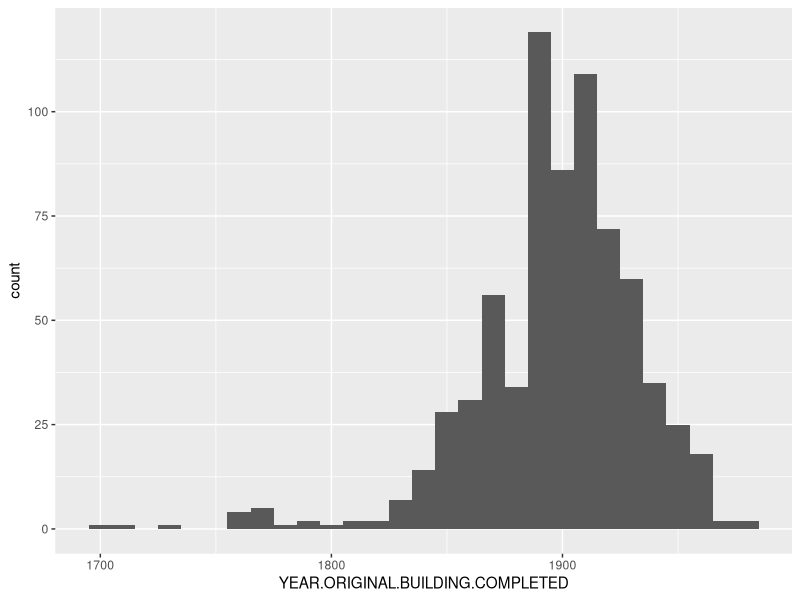
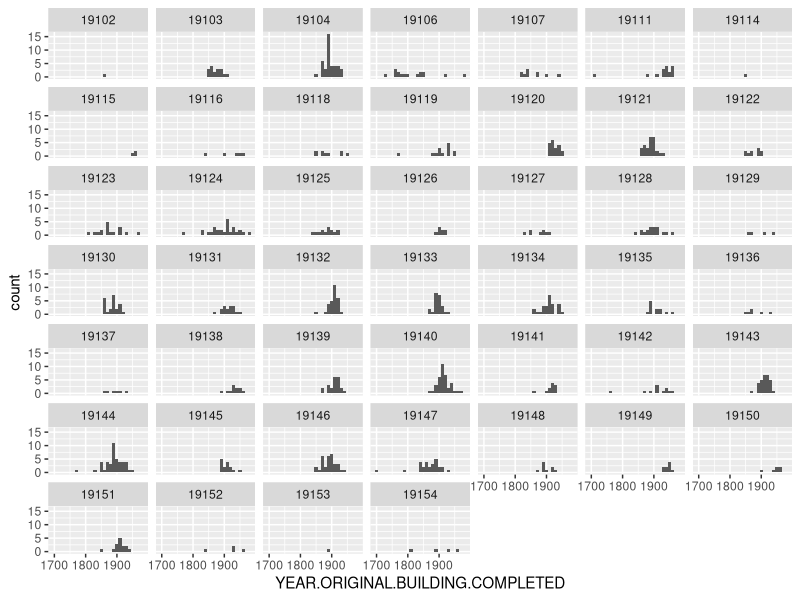
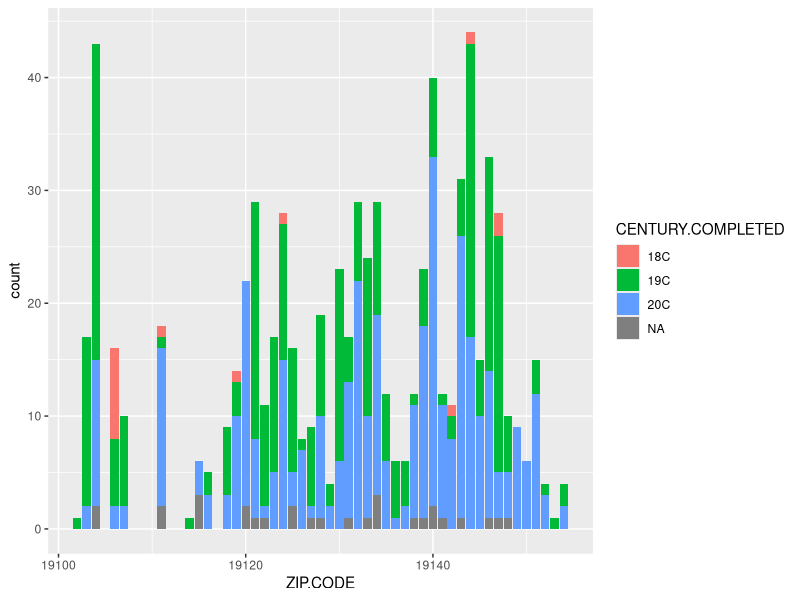
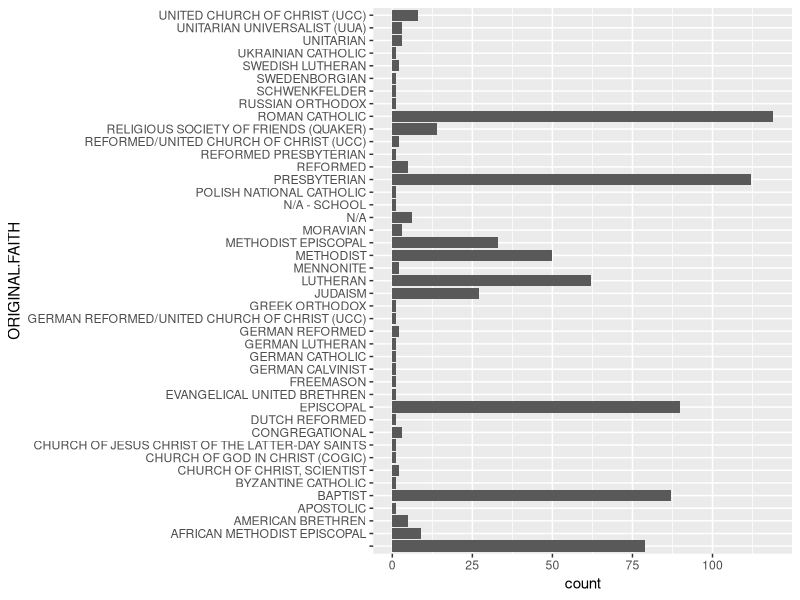
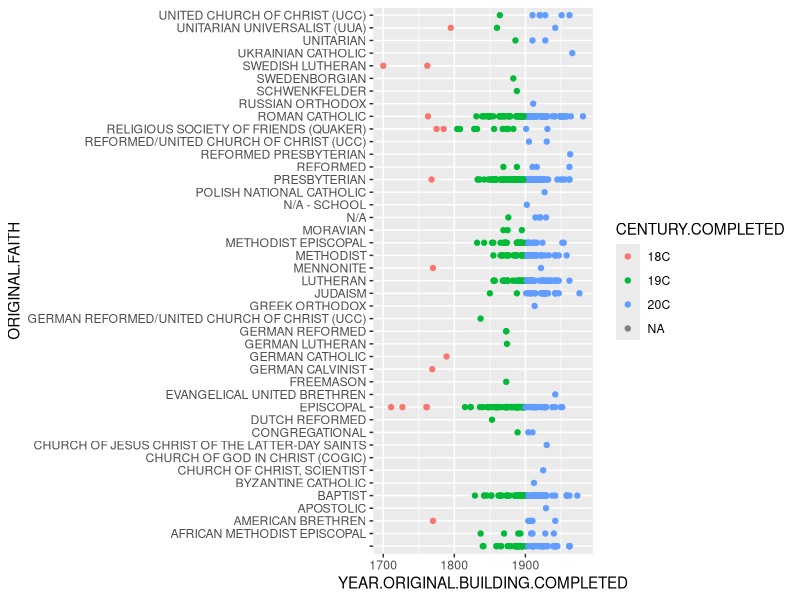
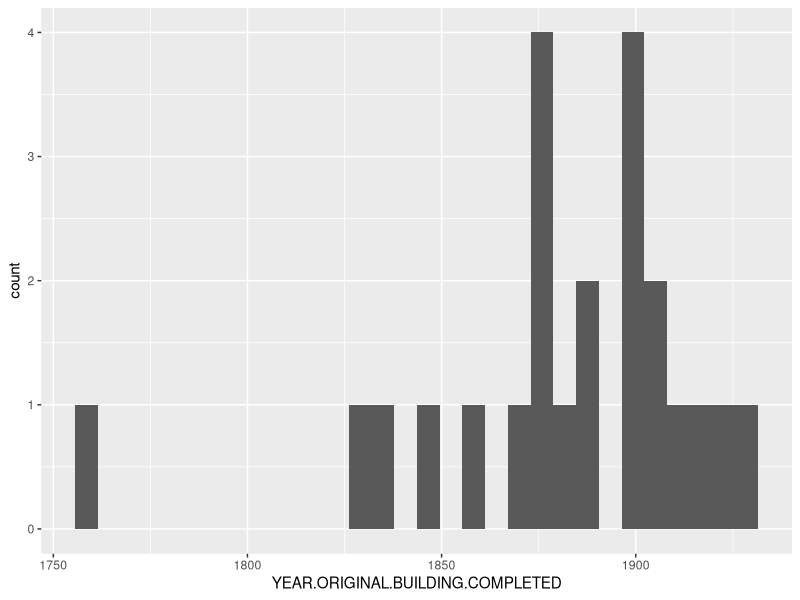
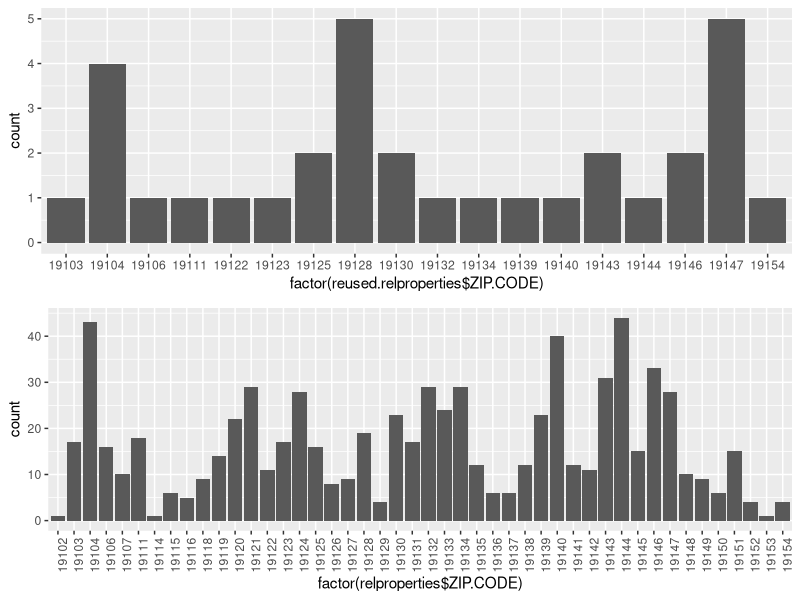
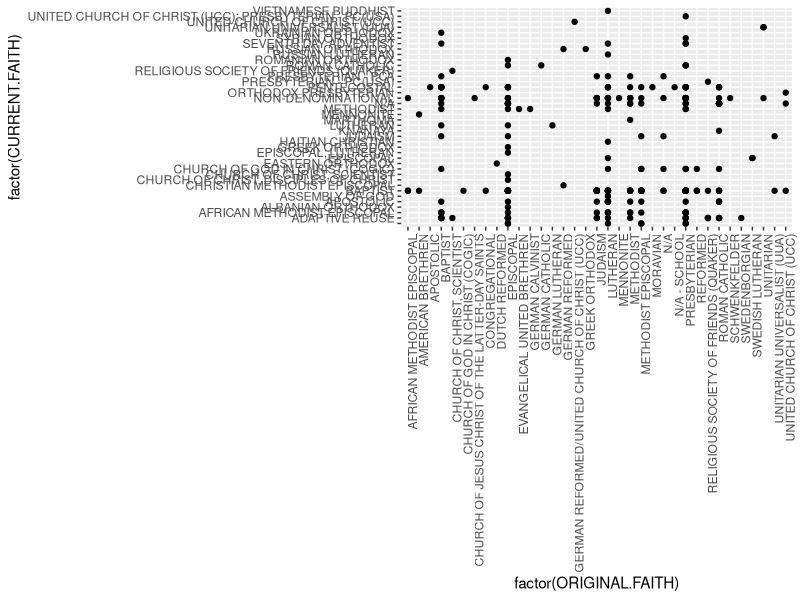

Source code (R) for these figures, in order:
## ---- chunk 1
library(dplyr)
library(tidyr)
library(ggplot2)
library(gridExtra)
## ---- chunk 2
properties <- read.csv('ReligiousProperties_coded.csv')
## ---- chunk 3
#adds a century completed column
properties$CENTURY.COMPLETED <- cut(properties$YEAR.ORIGINAL.BUILDING.COMPLETED, 
                                    c(1699, 1799, 1899, 1999))
properties$CENTURY.COMPLETED <- as.character(properties$CENTURY.COMPLETED)

properties$CENTURY.COMPLETED[properties$CENTURY.COMPLETED == 
                               '(1.8e+03,1.9e+03]'] <- '19C'
properties$CENTURY.COMPLETED[properties$CENTURY.COMPLETED == 
                               '(1.9e+03,2e+03]'] <- '20C'
properties$CENTURY.COMPLETED[properties$CENTURY.COMPLETED == 
                               '(1.7e+03,1.8e+03]'] <- '18C'

## ---- chunk 4
clean.properties <- subset(properties, select = c('CENTURY.COMPLETED', 'CURRENT.CONGREGATION', 'ZIP.CODE', 'YEAR.ORIGINAL.BUILDING.COMPLETED', 'Phila.Register..District.', 'National.Register..Ind.', 
                                              'National.Register..District.'))

## ---- chunk 5
summary(clean.properties$YEAR.ORIGINAL.BUILDING.COMPLETED)

## ---- chunk 6
# Histogram of buildings completed across all years. 
ggplot(aes(x=YEAR.ORIGINAL.BUILDING.COMPLETED), data=clean.properties) +
  geom_histogram(binwidth=10) 
## ---- chunk 7

#Histogram of buildings completed broken down by zipcode
ggplot(aes(x=YEAR.ORIGINAL.BUILDING.COMPLETED), data=clean.properties) +
  geom_histogram(binwidth=10) +
  facet_wrap(~ZIP.CODE)
## ---- chunk 8
#FIGURE OUT HOW TO HAVE EACH ZIP REPRESENTED BY A BAR
ggplot(aes(x=ZIP.CODE), 
       data=clean.properties) +
  geom_bar(aes(fill=CENTURY.COMPLETED)) 

## ---- chunk 9
relproperties <- subset(properties, select = c('CENTURY.COMPLETED', 'ZIP.CODE', 'YEAR.ORIGINAL.BUILDING.COMPLETED','ORIGINAL.FAITH', 'CURRENT.FAITH'))

#Histogram showing counts of original faiths
ggplot(aes(x=ORIGINAL.FAITH), data=relproperties) +
  geom_histogram(stat='count') +
  coord_flip()
## ---- chunk 10
# scatterplot of faith, location, colored by century
ggplot(aes(x=YEAR.ORIGINAL.BUILDING.COMPLETED, y=ORIGINAL.FAITH), 
       data=relproperties) +
  geom_point(aes(color=CENTURY.COMPLETED))
## ---- chunk 11
count(relproperties, CURRENT.FAITH == 'ADAPTIVE REUSE')

reused.relproperties = subset(relproperties, relproperties$CURRENT.FAITH == 
                                'ADAPTIVE REUSE')
## ---- chunk 12
ggplot(aes(x=YEAR.ORIGINAL.BUILDING.COMPLETED), data=reused.relproperties) +
  geom_histogram(bins=30)
## ---- chunk 13
a1 <- ggplot(aes(x=factor(reused.relproperties$ZIP.CODE)), data=reused.relproperties) +
  geom_histogram(stat='count')

a2 <- ggplot(aes(x=factor(relproperties$ZIP.CODE)), data=relproperties) + 
  geom_histogram(stat='count') +
    theme(axis.text.x = element_text(angle = 90, hjust = 1))


grid.arrange(a1, a2, ncol=1)
## ---- chunk 14
change.properties <- subset(properties, properties$CHANGE.IN.FAITH.DENOMINATION 
                            == 'YES')
change.properties <- subset(change.properties, select = c('CENTURY.COMPLETED', 
  'ZIP.CODE', 'YEAR.ORIGINAL.BUILDING.COMPLETED','ORIGINAL.FAITH', 
  'CURRENT.FAITH'))
## ---- chunk 15
ggplot(aes(x=factor(ORIGINAL.FAITH), y=factor(CURRENT.FAITH)), 
           data=change.properties) + 
         geom_point() +
      theme(axis.text.x = element_text(angle = 90, hjust = 1))

